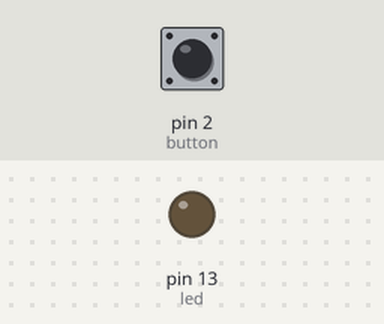
The sketch below on a simulated Arduino Uno, built with avr-gcc and run on an emulated ATmega328P. On the bench: output pins drawn as LEDs (lit = HIGH). Dashed ring = blinking. The inputs (shaded band) are chosen by the test bench; at power-on: pin 2 (button) HIGH.

Above: at 1.2 s.
1.3 s: pin 2 (button) pulled LOW for 1 s
At 3.0 s:
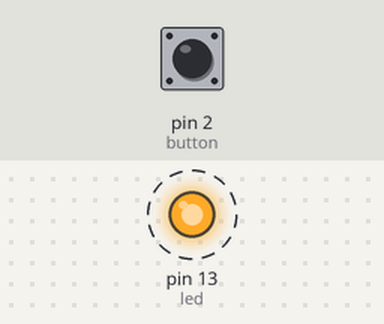
5.3 s: pin 2 (button) pulled LOW for 3.2 s
11.1 s: pin 2 (button) pulled LOW for 0.15 s
At 11.7 s:
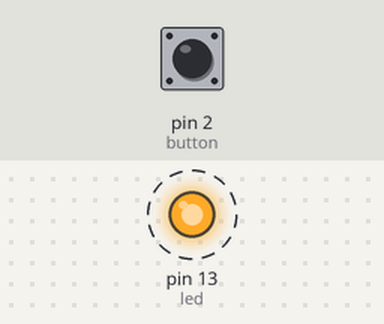
Timing chart, 0 to 15.9 s (numbered marks = the images above; inputs shaded):
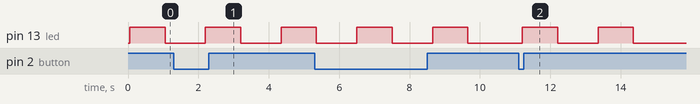

Measured:
- after the input at 1.3 s, pin 13 (led): LOW → HIGH after 0.90 s, → LOW 1.0 s later, → HIGH 1.2 s later
- after the input at 11.1 s, pin 13 (led): alternates HIGH for 1.0 s and LOW for 1.2 s, 4 changes in all, then stays LOW, starting after 0.10 s

The sketch:

debounce123.ino
```cpp
const int led=13;
const int button=2;
int prev2=LOW;
int curr2;
unsigned long lastChangeTime=0;
void setup() {
  pinMode(button,INPUT);
  pinMode(led,OUTPUT);
}
unsigned long debounceDelay = 50;
bool checkDebounce(int prev) {
 int currReading;
 lastChangeTime = millis();
 while(true) {
 currReading = digitalRead(button);
 if(currReading != prev) {
 lastChangeTime = millis();
 prev = currReading;
 }
 if((millis()-lastChangeTime) > debounceDelay) {
 return true;
 }
}
 delay(100);
}
void toggleLED() {
 digitalWrite(led,HIGH);
 delay(1000);
 digitalWrite(led,LOW);
 delay(1000);
}
void loop() {
 curr2 = digitalRead(button);
 if(curr2 != prev2) {
 if(checkDebounce(curr2)) {
 prev2 = curr2;
 toggleLED ();
 }
 }
 delay (100);
}
```
